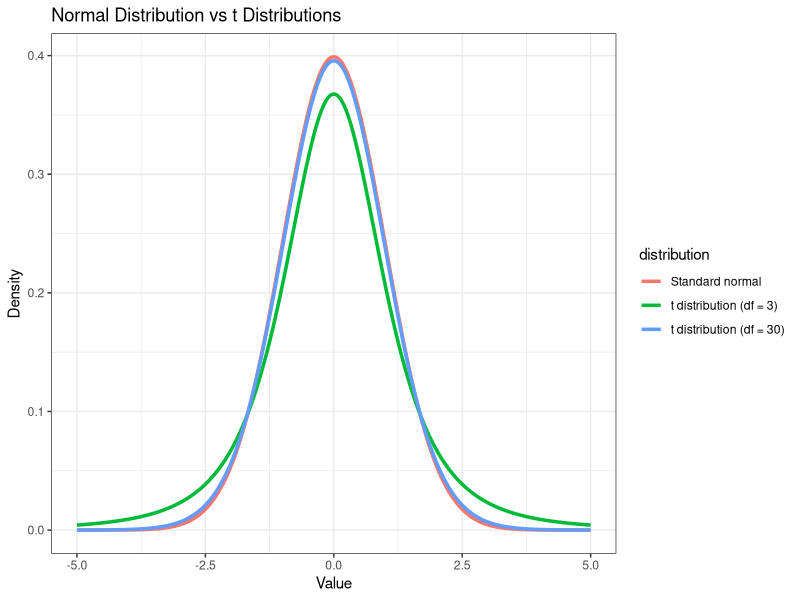
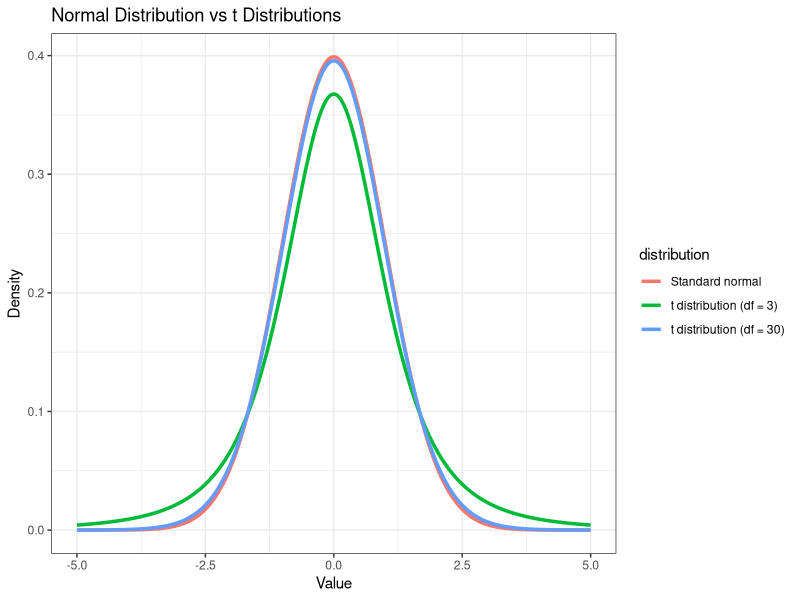
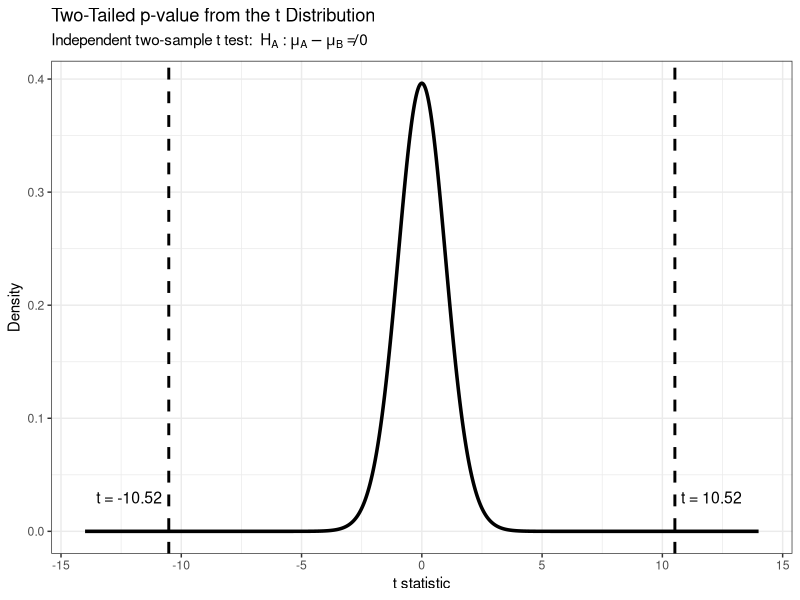
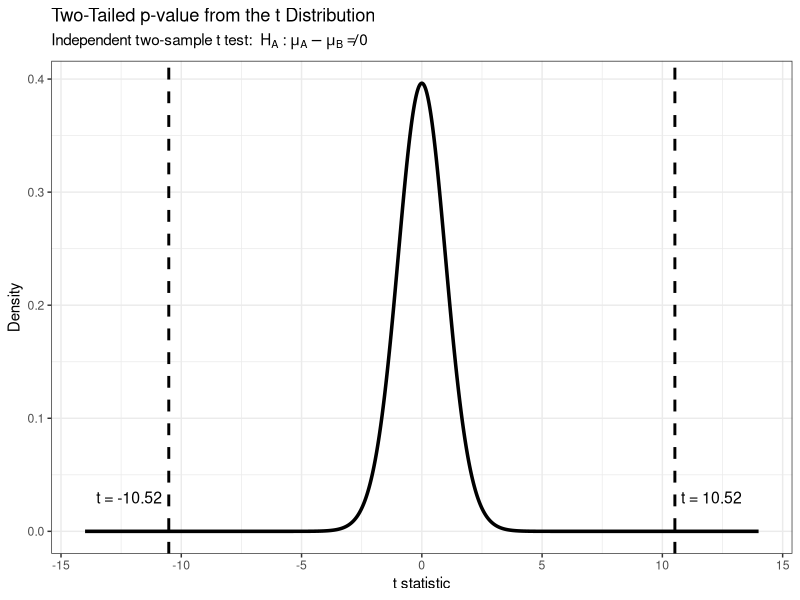
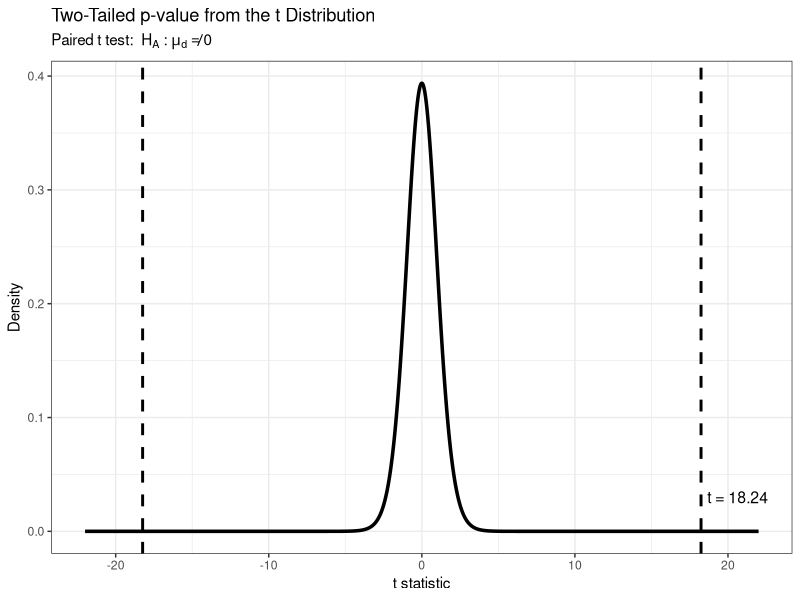
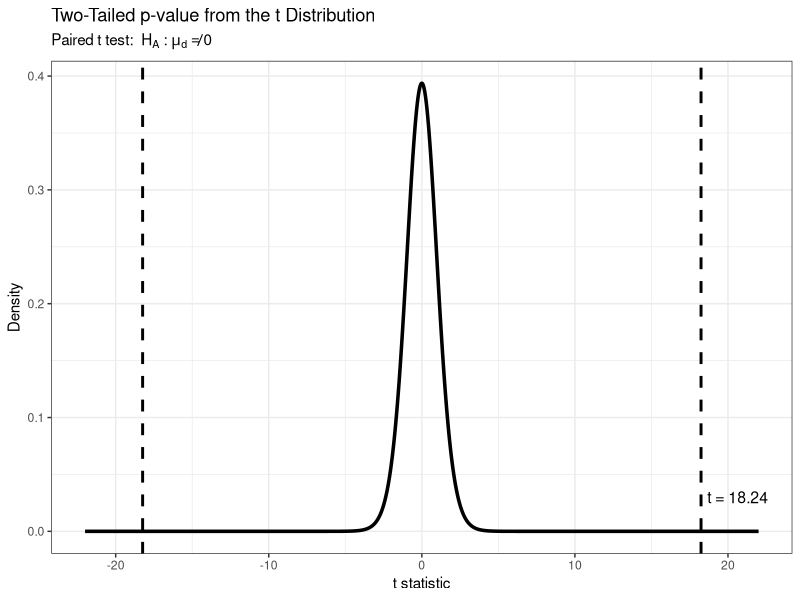
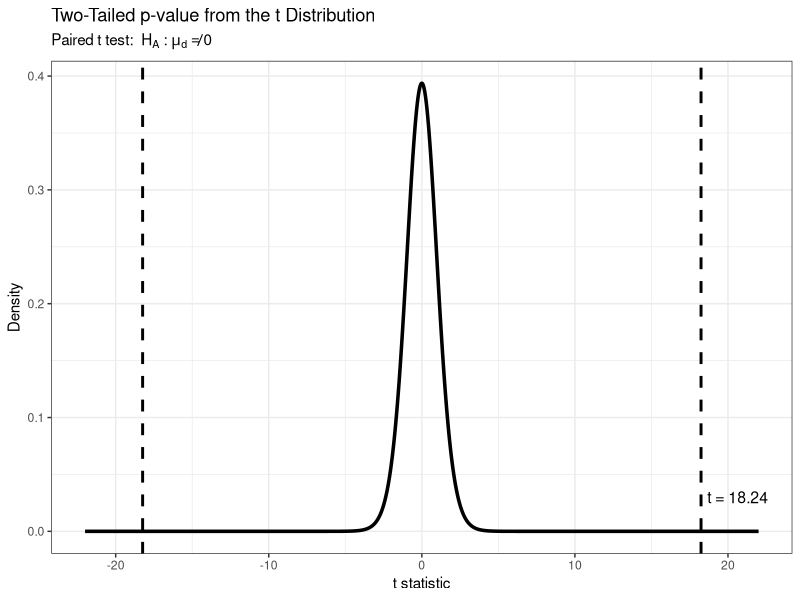

Write R code to recreate these figures, in order.
## ---- chunk 1
#| fig-width: 7
#| fig-height: 4.5


library(tidyverse)

x <- seq(-5, 5, length.out = 1000)

dist_df <- bind_rows(
  
  tibble(
    x = x,
    density = dnorm(x),
    distribution = "Standard normal"
  ),
  
  tibble(
    x = x,
    density = dt(x, df = 3),
    distribution = "t distribution (df = 3)"
  ),
  
  tibble(
    x = x,
    density = dt(x, df = 30),
    distribution = "t distribution (df = 30)"
  )
)

ggplot(
  dist_df,
  aes(
    x = x,
    y = density,
    color = distribution
  )
) +
  geom_line(linewidth = 1.2) +
  labs(
    title = "Normal Distribution vs t Distributions",
    x = "Value",
    y = "Density"
  ) +
  theme_bw()
## ---- chunk 2
#| fig-width: 7
#| fig-height: 2.5


library(tidyverse)

x <- seq(-5, 5, length.out = 1000)

dist_df <- bind_rows(
  
  tibble(
    x = x,
    density = dnorm(x),
    distribution = "Standard normal"
  ),
  
  tibble(
    x = x,
    density = dt(x, df = 3),
    distribution = "t distribution (df = 3)"
  ),
  
  tibble(
    x = x,
    density = dt(x, df = 30),
    distribution = "t distribution (df = 30)"
  )
)

ggplot(
  dist_df,
  aes(
    x = x,
    y = density,
    color = distribution
  )
) +
  geom_line(linewidth = 1.2) +
  labs(
    title = "Normal Distribution vs t Distributions",
    x = "Value",
    y = "Density"
  ) +
  theme_bw()
## ---- chunk 3
library(tidyverse)

set.seed(29)

tumor_df <- tibble(
  patient_id = 1:20,
  tumor_reduction = c(
    4.27, 3.70, 5.56, 2.12, 6.85,
    0.98, 5.13, 3.27, 2.41, 5.99,
    4.13, 2.98, 1.84, 4.98, 6.70,
    3.41, 2.27, 5.27, 5.41, 3.55
  )
)

head(tumor_df, 5)
## ---- chunk 4
t_result <- t.test(
  tumor_df$tumor_reduction,
  mu = 0,
  alternative = "greater"
)

t_result
## ---- chunk 5
t_result <- t.test(
  tumor_df$tumor_reduction,
  mu = 0,
  alternative = "greater"
)

t_result
## ---- chunk 6
library(tidyverse)

set.seed(29)

bp_df <- tibble(
  treatment = rep(c("Treatment A", "Treatment B"), each = 20),
  systolic_bp = c(
    117.9, 117.3, 109.9, 123.0, 125.5,
    124.7, 119.8, 124.0, 118.7, 117.2,
    118.5, 122.1, 119.0, 120.8, 118.9,
    121.5, 119.4, 122.1, 116.8, 120.6,

    135.9, 129.2, 131.9, 129.9, 131.2,
    129.3, 131.8, 127.3, 129.5, 128.8,
    138.2, 127.7, 135.9, 127.9, 127.3,
    131.6, 128.6, 129.0, 135.1, 132.6
  )
)

head(bp_df, 5)
## ---- chunk 7
t_result <- t.test(
  systolic_bp ~ treatment,
  data = bp_df,
  alternative = "two.sided"
)

t_result
## ---- chunk 8
t_result <- t.test(
  systolic_bp ~ treatment,
  data = bp_df,
  alternative = "two.sided"
)

t_result
## ---- chunk 9
t_result <- t.test(
  systolic_bp ~ treatment,
  data = bp_df,
  alternative = "two.sided"
)

t_result
## ---- chunk 10
library(tidyverse)

t_stat <- -10.52
df <- 38

p_value <- 2 * pt(
  abs(t_stat),
  df = df,
  lower.tail = FALSE
)

plot_df <- tibble(
  x = seq(-14, 14, length.out = 2000),
  density = dt(x, df = df)
)

shade_df <- plot_df |>
  filter(x <= t_stat | x >= abs(t_stat))

ggplot(plot_df, aes(x = x, y = density)) +

  geom_line(linewidth = 1.2) +

  geom_area(
    data = shade_df,
    aes(x = x, y = density),
    alpha = 0.4
  ) +

  geom_vline(
    xintercept = c(t_stat, abs(t_stat)),
    linetype = "dashed",
    linewidth = 1
  ) +

  annotate(
    "text",
    x = t_stat,
    y = 0.03,
    label = "t = -10.52",
    hjust = 1.1,
    size = 4
  ) +

  annotate(
    "text",
    x = abs(t_stat),
    y = 0.03,
    label = "t = 10.52",
    hjust = -0.1,
    size = 4
  ) +

  labs(
    title = "Two-Tailed p-value from the t Distribution",
    subtitle = expression(
      "Independent two-sample t test: " ~
      H[A] ~ ":" ~ mu[A] - mu[B] != 0
    ),
    x = "t statistic",
    y = "Density"
  ) +

  theme_bw()
## ---- chunk 11
library(tidyverse)

t_stat <- -10.52
df <- 38

p_value <- 2 * pt(
  abs(t_stat),
  df = df,
  lower.tail = FALSE
)

plot_df <- tibble(
  x = seq(-14, 14, length.out = 2000),
  density = dt(x, df = df)
)

shade_df <- plot_df |>
  filter(x <= t_stat | x >= abs(t_stat))

ggplot(plot_df, aes(x = x, y = density)) +

  geom_line(linewidth = 1.2) +

  geom_area(
    data = shade_df,
    aes(x = x, y = density),
    alpha = 0.4
  ) +

  geom_vline(
    xintercept = c(t_stat, abs(t_stat)),
    linetype = "dashed",
    linewidth = 1
  ) +

  annotate(
    "text",
    x = t_stat,
    y = 0.03,
    label = "t = -10.52",
    hjust = 1.1,
    size = 4
  ) +

  annotate(
    "text",
    x = abs(t_stat),
    y = 0.03,
    label = "t = 10.52",
    hjust = -0.1,
    size = 4
  ) +

  labs(
    title = "Two-Tailed p-value from the t Distribution",
    subtitle = expression(
      "Independent two-sample t test: " ~
      H[A] ~ ":" ~ mu[A] - mu[B] != 0
    ),
    x = "t statistic",
    y = "Density"
  ) +

  theme_bw()
## ---- chunk 12
library(tidyverse)

set.seed(29)

symptom_df <- tibble(
  patient_id = 1:20,

  symptom_before = c(
    24, 26, 25, 27, 23,
    28, 26, 25, 24, 27,
    29, 25, 26, 24, 28,
    27, 25, 26, 24, 27
  ),

  symptom_after = c(
    18, 20, 19, 21, 18,
    22, 20, 19, 18, 21,
    23, 20, 21, 18, 22,
    21, 19, 20, 18, 21
  )
)

head(symptom_df, 5)
## ---- chunk 13
t_result <- t.test(
  symptom_df$symptom_before,
  symptom_df$symptom_after,
  paired = TRUE,
  alternative = "two.sided"
)

t_result
## ---- chunk 14
t_result <- t.test(
  symptom_df$symptom_before,
  symptom_df$symptom_after,
  paired = TRUE,
  alternative = "two.sided"
)

t_result
## ---- chunk 15
t_result <- t.test(
  symptom_df$symptom_before,
  symptom_df$symptom_after,
  paired = TRUE,
  alternative = "two.sided"
)

t_result
## ---- chunk 16
t_result <- t.test(
  symptom_df$symptom_before,
  symptom_df$symptom_after,
  paired = TRUE,
  alternative = "two.sided"
)

t_result
## ---- chunk 17
t_result <- t.test(
  symptom_df$symptom_before,
  symptom_df$symptom_after,
  paired = TRUE,
  alternative = "two.sided"
)

t_result
## ---- chunk 18
library(tidyverse)

t_stat <- 18.24
df <- 19

p_value <- 2 * pt(
  abs(t_stat),
  df = df,
  lower.tail = FALSE
)

plot_df <- tibble(
  x = seq(-22, 22, length.out = 2000),
  density = dt(x, df = df)
)

shade_df <- plot_df |>
  filter(x <= -abs(t_stat) | x >= abs(t_stat))

ggplot(plot_df, aes(x = x, y = density)) +

  geom_line(linewidth = 1.2) +

  geom_area(
    data = shade_df,
    aes(x = x, y = density),
    alpha = 0.4
  ) +

  geom_vline(
    xintercept = c(-abs(t_stat), abs(t_stat)),
    linetype = "dashed",
    linewidth = 1
  ) +

  annotate(
    "text",
    x = abs(t_stat),
    y = 0.03,
    label = "t = 18.24",
    hjust = -0.1,
    size = 4
  ) +

  labs(
    title = "Two-Tailed p-value from the t Distribution",
    subtitle = expression(
      "Paired t test: " ~
      H[A] ~ ":" ~ mu[d] != 0
    ),
    x = "t statistic",
    y = "Density"
  ) +

  theme_bw()
## ---- chunk 19
library(tidyverse)

t_stat <- 18.24
df <- 19

p_value <- 2 * pt(
  abs(t_stat),
  df = df,
  lower.tail = FALSE
)

plot_df <- tibble(
  x = seq(-22, 22, length.out = 2000),
  density = dt(x, df = df)
)

shade_df <- plot_df |>
  filter(x <= -abs(t_stat) | x >= abs(t_stat))

ggplot(plot_df, aes(x = x, y = density)) +

  geom_line(linewidth = 1.2) +

  geom_area(
    data = shade_df,
    aes(x = x, y = density),
    alpha = 0.4
  ) +

  geom_vline(
    xintercept = c(-abs(t_stat), abs(t_stat)),
    linetype = "dashed",
    linewidth = 1
  ) +

  annotate(
    "text",
    x = abs(t_stat),
    y = 0.03,
    label = "t = 18.24",
    hjust = -0.1,
    size = 4
  ) +

  labs(
    title = "Two-Tailed p-value from the t Distribution",
    subtitle = expression(
      "Paired t test: " ~
      H[A] ~ ":" ~ mu[d] != 0
    ),
    x = "t statistic",
    y = "Density"
  ) +

  theme_bw()
## ---- chunk 20
library(tidyverse)

t_stat <- 18.24
df <- 19

p_value <- 2 * pt(
  abs(t_stat),
  df = df,
  lower.tail = FALSE
)

plot_df <- tibble(
  x = seq(-22, 22, length.out = 2000),
  density = dt(x, df = df)
)

shade_df <- plot_df |>
  filter(x <= -abs(t_stat) | x >= abs(t_stat))

ggplot(plot_df, aes(x = x, y = density)) +

  geom_line(linewidth = 1.2) +

  geom_area(
    data = shade_df,
    aes(x = x, y = density),
    alpha = 0.4
  ) +

  geom_vline(
    xintercept = c(-abs(t_stat), abs(t_stat)),
    linetype = "dashed",
    linewidth = 1
  ) +

  annotate(
    "text",
    x = abs(t_stat),
    y = 0.03,
    label = "t = 18.24",
    hjust = -0.1,
    size = 4
  ) +

  labs(
    title = "Two-Tailed p-value from the t Distribution",
    subtitle = expression(
      "Paired t test: " ~
      H[A] ~ ":" ~ mu[d] != 0
    ),
    x = "t statistic",
    y = "Density"
  ) +

  theme_bw()
